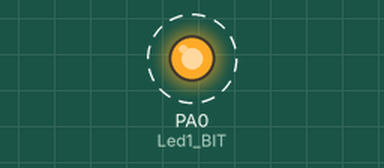
Bench run of a program on a simulated ATmega16, built with avr-gcc and emulated at 7.3728 MHz. On the bench: output pins drawn as LEDs (lit = HIGH). Dashed ring = blinking.

Above: at 0.2 s.
Timing chart, 0 to 3.0 s (numbered marks = the images above):
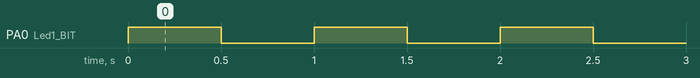

Measured:
- by itself, PA0 (Led1_BIT): alternates HIGH for 0.50 s and LOW for 0.50 s

The program:

main.c
```c
// main.c

#include "prj.h"

/******************************************************************
  Project     : timer0
  Description :
  MCU         : MEGA16
  F_OSC       : 7.3728 MHz
  IDE         : AVR Studio 4.18
  Library     : WinAVR-20100110
  Date        : 2015-12-05
  Version     :
  History     :

  Note
  This program is distributed in the hope that it will be useful,
  but WITHOUT ANY WARRANTY; without even the implied warranty of
  MERCHANTABILITY or FITNESS FOR A PARTICULAR PURPOSE.
******************************************************************/

// global variable


void init()
{

    // Led1 init
    Led1_DIR |= _BV(Led1_BIT) ;
    Led1_off();
    Timer0_Init();
}

int main()
{
    // define variables

    init();
    sei();  // enable interrupt
    while(1)
    {
        // add code here

    }
}
```

led.c
```c
// led.c

#include "prj.h"

void Led_blink()
{
   Led1_PORT ^= _BV(Led1_BIT) ;
}
```

led.h
```c
#ifndef _LED_H
#define _LED_H

// 0 - active low, 1 - active high
#define LED1_ACTIVE_LOW    0

#if (LED1_ACTIVE_LOW ==0)
    #define Led1_on()     Led1_PORT &= ~_BV(Led1_BIT)
    #define Led1_off()    Led1_PORT |=  _BV(Led1_BIT)
#else
    #define Led1_on()     Led1_PORT |=  _BV(Led1_BIT)
    #define Led1_off()    Led1_PORT &= ~_BV(Led1_BIT)
#endif

void Led_blink();

#endif
```

main.h
```c
#ifndef _MAIN_H
#define _MAIN_H

#include "prj.h"

#endif
```

prj.h
```c
#ifndef _PRJ_H
#define _PRJ_H

#define F_CPU 7372800UL
#include <avr/io.h>
#include <avr/sfr_defs.h>
#include <util/delay.h>
#include <avr/interrupt.h>

#include "pin_config.h"
#include "led.h"
#include "timer.h"
#include "main.h"
#endif
```

timer.c
```c
// timer.c

#include "prj.h"

volatile unsigned int repeat_cnt0 = 0;

// Timer 0  timeout= 500.000 ms, fosc = 7.3728 MHz
//=========================================
void Timer0_Init()
{
    TCCR0 = 0x05; // divider 1024
    TCNT0 = 256 - 225;
    TIMSK |= _BV(TOIE0);
}

// Timer 0 interrupt service routine
// timeout 500.000 ms , fosc = 7.3728 MHz
//====================================
ISR (TIMER0_OVF_vect)
{
    TCNT0 = 256 - 225;
    if (++repeat_cnt0 == 16)
    {
        repeat_cnt0 = 0;
        // write your code
        Led_blink();
    }
}
```

timer.h
```c
#ifndef _TIMER_H
#define _TIMER_H

#include "prj.h"

void Timer0_Init();

#endif
```

pin_config.h
```c
#ifndef _PIN_CONFIG_H
#define _PIN_CONFIG_H

#include "prj.h"

//                 ATMEGA16
//      +---------------------------+
//     1|PB0 (XCK/T0)     (ADC0) PA0|40
//     2|PB1 (T1)         (ADC1) PA1|39
//     3|PB2 (INT2/AIN0)  (ADC2) PA2|38
//     4|PB3 (OC0/AIN1)   (ADC3) PA3|37
//     5|PB4 (nSS)        (ADC4) PA4|36
//     6|PB5 (MOSI)       (ADC5) PA5|35
//     7|PB6 (MISO)       (ADC6) PA6|34
//     8|PB7 (SCK)        (ADC7) PA7|33
//     9|nRST                   AREF|32
//    10|VCC                     GND|31
//    11|GND                    AVCC|30
//    12|XTAL2           (TOSC2) PC7|29
//    13|XTAL1           (TOSC1) PC6|28
//    14|PD0 (RXD)         (TDI) PC5|27
//    15|PD1 (TXD)         (TDO) PC4|26
//    16|PD2 (INT0)        (TMS) PC3|25
//    17|PD3 (INT1)        (TCK) PC2|24
//    18|PD4 (OC1B)        (SDA) PC1|23
//    19|PD5 (OC1A)        (SCL) PC0|22
//    20|PD6 (ICP1)        (OC2) PD7|21
//      +---------------------------+
#define Led1_PORT    PORTA
#define Led1_DIR     DDRA
#define Led1_PIN     PINA
#define Led1_BIT     0

#endif
```
